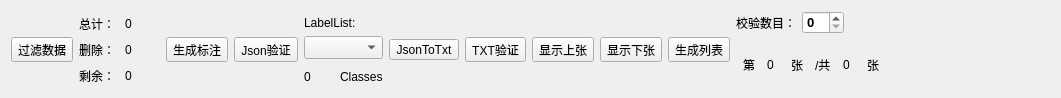
        <widget class="QWidget" name="tab_5">
         <attribute name="title">
          <string>labelme后处理</string>
         </attribute>
         <widget class="QWidget" name="layoutWidget">
          <property name="geometry">
           <rect>
            <x>11</x>
            <y>11</y>
            <width>1041</width>
            <height>78</height>
           </rect>
          </property>
          <layout class="QHBoxLayout" name="horizontalLayout_19">
           <item>
            <widget class="QToolButton" name="toolButton_filterData">
             <property name="styleSheet">
              <string notr="true"/>
             </property>
             <property name="text">
              <string>过滤数据</string>
             </property>
             <property name="icon">
              <iconset resource="toolButtonIcon.qrc">
               <normaloff>:/toolButton/static/deleteImg.png</normaloff>:/toolButton/static/deleteImg.png</iconset>
             </property>
             <property name="iconSize">
              <size>
               <width>50</width>
               <height>50</height>
              </size>
             </property>
             <property name="toolButtonStyle">
              <enum>Qt::ToolButtonTextUnderIcon</enum>
             </property>
            </widget>
           </item>
           <item>
            <layout class="QVBoxLayout" name="verticalLayout_10">
             <item>
              <layout class="QHBoxLayout" name="horizontalLayout_16">
               <item>
                <widget class="QLabel" name="label_21">
                 <property name="minimumSize">
                  <size>
                   <width>40</width>
                   <height>15</height>
                  </size>
                 </property>
                 <property name="maximumSize">
                  <size>
                   <width>40</width>
                   <height>15</height>
                  </size>
                 </property>
                 <property name="text">
                  <string>总计：</string>
                 </property>
                </widget>
               </item>
               <item>
                <widget class="QLabel" name="label_imageCountAll">
                 <property name="minimumSize">
                  <size>
                   <width>35</width>
                   <height>15</height>
                  </size>
                 </property>
                 <property name="maximumSize">
                  <size>
                   <width>35</width>
                   <height>15</height>
                  </size>
                 </property>
                 <property name="text">
                  <string>0</string>
                 </property>
                </widget>
               </item>
              </layout>
             </item>
             <item>
              <layout class="QHBoxLayout" name="horizontalLayout_17">
               <item>
                <widget class="QLabel" name="label_23">
                 <property name="minimumSize">
                  <size>
                   <width>40</width>
                   <height>15</height>
                  </size>
                 </property>
                 <property name="maximumSize">
                  <size>
                   <width>40</width>
                   <height>15</height>
                  </size>
                 </property>
                 <property name="text">
                  <string>删除：</string>
                 </property>
                </widget>
               </item>
               <item>
                <widget class="QLabel" name="label_imageDeleteCount">
                 <property name="minimumSize">
                  <size>
                   <width>35</width>
                   <height>15</height>
                  </size>
                 </property>
                 <property name="maximumSize">
                  <size>
                   <width>35</width>
                   <height>15</height>
                  </size>
                 </property>
                 <property name="text">
                  <string>0</string>
                 </property>
                </widget>
               </item>
              </layout>
             </item>
             <item>
              <layout class="QHBoxLayout" name="horizontalLayout_18">
               <item>
                <widget class="QLabel" name="label_25">
                 <property name="minimumSize">
                  <size>
                   <width>40</width>
                   <height>15</height>
                  </size>
                 </property>
                 <property name="maximumSize">
                  <size>
                   <width>40</width>
                   <height>15</height>
                  </size>
                 </property>
                 <property name="text">
                  <string>剩余：</string>
                 </property>
                </widget>
               </item>
               <item>
                <widget class="QLabel" name="label_imageSurplusCount">
                 <property name="minimumSize">
                  <size>
                   <width>35</width>
                   <height>15</height>
                  </size>
                 </property>
                 <property name="maximumSize">
                  <size>
                   <width>35</width>
                   <height>15</height>
                  </size>
                 </property>
                 <property name="text">
                  <string>0</string>
                 </property>
                </widget>
               </item>
              </layout>
             </item>
            </layout>
           </item>
           <item>
            <widget class="QToolButton" name="toolButton_generateAnnotation">
             <property name="styleSheet">
              <string notr="true"/>
             </property>
             <property name="text">
              <string>生成标注</string>
             </property>
             <property name="icon">
              <iconset resource="toolButtonIcon.qrc">
               <normaloff>:/toolButton/static/generateAnnotaton.png</normaloff>:/toolButton/static/generateAnnotaton.png</iconset>
             </property>
             <property name="iconSize">
              <size>
               <width>50</width>
               <height>50</height>
              </size>
             </property>
             <property name="toolButtonStyle">
              <enum>Qt::ToolButtonTextUnderIcon</enum>
             </property>
            </widget>
           </item>
           <item>
            <widget class="QToolButton" name="toolButton_checkFromJson">
             <property name="styleSheet">
              <string notr="true"/>
             </property>
             <property name="text">
              <string>Json验证</string>
             </property>
             <property name="icon">
              <iconset resource="toolButtonIcon.qrc">
               <normaloff>:/toolButton/static/json.png</normaloff>:/toolButton/static/json.png</iconset>
             </property>
             <property name="iconSize">
              <size>
               <width>50</width>
               <height>50</height>
              </size>
             </property>
             <property name="toolButtonStyle">
              <enum>Qt::ToolButtonTextUnderIcon</enum>
             </property>
            </widget>
           </item>
           <item>
            <layout class="QVBoxLayout" name="verticalLayout_9">
             <item>
              <layout class="QVBoxLayout" name="verticalLayout_8">
               <item>
                <widget class="QLabel" name="label_22">
                 <property name="minimumSize">
                  <size>
                   <width>72</width>
                   <height>15</height>
                  </size>
                 </property>
                 <property name="maximumSize">
                  <size>
                   <width>72</width>
                   <height>15</height>
                  </size>
                 </property>
                 <property name="text">
                  <string>LabelList:</string>
                 </property>
                </widget>
               </item>
               <item>
                <widget class="QComboBox" name="comboBox_labelList">
                 <property name="minimumSize">
                  <size>
                   <width>0</width>
                   <height>23</height>
                  </size>
                 </property>
                 <property name="maximumSize">
                  <size>
                   <width>16777215</width>
                   <height>23</height>
                  </size>
                 </property>
                </widget>
               </item>
              </layout>
             </item>
             <item>
              <layout class="QHBoxLayout" name="horizontalLayout_8">
               <item>
                <widget class="QLabel" name="label_numofClasses">
                 <property name="minimumSize">
                  <size>
                   <width>30</width>
                   <height>15</height>
                  </size>
                 </property>
                 <property name="maximumSize">
                  <size>
                   <width>50</width>
                   <height>15</height>
                  </size>
                 </property>
                 <property name="sizeIncrement">
                  <size>
                   <width>50</width>
                   <height>15</height>
                  </size>
                 </property>
                 <property name="text">
                  <string>0</string>
                 </property>
                </widget>
               </item>
               <item>
                <widget class="QLabel" name="label_24">
                 <property name="maximumSize">
                  <size>
                   <width>55</width>
                   <height>15</height>
                  </size>
                 </property>
                 <property name="sizeIncrement">
                  <size>
                   <width>55</width>
                   <height>15</height>
                  </size>
                 </property>
                 <property name="text">
                  <string>Classes</string>
                 </property>
                </widget>
               </item>
              </layout>
             </item>
            </layout>
           </item>
           <item>
            <widget class="QToolButton" name="toolButton_jsonToTxt">
             <property name="styleSheet">
              <string notr="true"/>
             </property>
             <property name="text">
              <string>JsonToTxt</string>
             </property>
             <property name="icon">
              <iconset resource="toolButtonIcon.qrc">
               <normaloff>:/toolButton/static/jsontotxt.png</normaloff>:/toolButton/static/jsontotxt.png</iconset>
             </property>
             <property name="iconSize">
              <size>
               <width>50</width>
               <height>50</height>
              </size>
             </property>
             <property name="toolButtonStyle">
              <enum>Qt::ToolButtonTextUnderIcon</enum>
             </property>
            </widget>
           </item>
           <item>
            <widget class="QToolButton" name="toolButton_checkFromTxt">
             <property name="styleSheet">
              <string notr="true"/>
             </property>
             <property name="text">
              <string>TXT验证</string>
             </property>
             <property name="icon">
              <iconset resource="toolButtonIcon.qrc">
               <normaloff>:/toolButton/static/txt.png</normaloff>:/toolButton/static/txt.png</iconset>
             </property>
             <property name="iconSize">
              <size>
               <width>50</width>
               <height>50</height>
              </size>
             </property>
             <property name="toolButtonStyle">
              <enum>Qt::ToolButtonTextUnderIcon</enum>
             </property>
            </widget>
           </item>
           <item>
            <widget class="QToolButton" name="toolButton_checkLastImg">
             <property name="styleSheet">
              <string notr="true"/>
             </property>
             <property name="text">
              <string>显示上张</string>
             </property>
             <property name="icon">
              <iconset resource="toolButtonIcon.qrc">
               <normaloff>:/toolButton/static/last.png</normaloff>:/toolButton/static/last.png</iconset>
             </property>
             <property name="iconSize">
              <size>
               <width>50</width>
               <height>50</height>
              </size>
             </property>
             <property name="toolButtonStyle">
              <enum>Qt::ToolButtonTextUnderIcon</enum>
             </property>
            </widget>
           </item>
           <item>
            <widget class="QToolButton" name="toolButton_checkNextImg">
             <property name="styleSheet">
              <string notr="true"/>
             </property>
             <property name="text">
              <string>显示下张</string>
             </property>
             <property name="icon">
              <iconset resource="toolButtonIcon.qrc">
               <normaloff>:/toolButton/static/next.png</normaloff>:/toolButton/static/next.png</iconset>
             </property>
             <property name="iconSize">
              <size>
               <width>50</width>
               <height>50</height>
              </size>
             </property>
             <property name="toolButtonStyle">
              <enum>Qt::ToolButtonTextUnderIcon</enum>
             </property>
            </widget>
           </item>
           <item>
            <widget class="QToolButton" name="toolButton_generateImgList">
             <property name="styleSheet">
              <string notr="true"/>
             </property>
             <property name="text">
              <string>生成列表</string>
             </property>
             <property name="icon">
              <iconset resource="toolButtonIcon.qrc">
               <normaloff>:/toolButton/static/generateImgList.png</normaloff>:/toolButton/static/generateImgList.png</iconset>
             </property>
             <property name="iconSize">
              <size>
               <width>50</width>
               <height>50</height>
              </size>
             </property>
             <property name="toolButtonStyle">
              <enum>Qt::ToolButtonTextUnderIcon</enum>
             </property>
            </widget>
           </item>
           <item>
            <layout class="QVBoxLayout" name="verticalLayout_2">
             <item>
              <layout class="QHBoxLayout" name="horizontalLayout_2">
               <item>
                <widget class="QLabel" name="label_2">
                 <property name="text">
                  <string>校验数目：</string>
                 </property>
                </widget>
               </item>
               <item>
                <widget class="QSpinBox" name="spinBox_allcheck">
                 <property name="minimumSize">
                  <size>
                   <width>42</width>
                   <height>0</height>
                  </size>
                 </property>
                 <property name="maximumSize">
                  <size>
                   <width>35</width>
                   <height>23</height>
                  </size>
                 </property>
                 <property name="font">
                  <font>
                   <pointsize>10</pointsize>
                   <weight>75</weight>
                   <bold>true</bold>
                  </font>
                 </property>
                </widget>
               </item>
               <item>
                <spacer name="horizontalSpacer_3">
                 <property name="orientation">
                  <enum>Qt::Horizontal</enum>
                 </property>
                 <property name="sizeHint" stdset="0">
                  <size>
                   <width>40</width>
                   <height>20</height>
                  </size>
                 </property>
                </spacer>
               </item>
              </layout>
             </item>
             <item>
              <layout class="QHBoxLayout" name="horizontalLayout">
               <property name="spacing">
                <number>1</number>
               </property>
               <item>
                <widget class="QLabel" name="label">
                 <property name="minimumSize">
                  <size>
                   <width>16</width>
                   <height>0</height>
                  </size>
                 </property>
                 <property name="maximumSize">
                  <size>
                   <width>16</width>
                   <height>16777215</height>
                  </size>
                 </property>
                 <property name="text">
                  <string>第</string>
                 </property>
                </widget>
               </item>
               <item>
                <widget class="QLabel" name="label_checkImgIndex">
                 <property name="minimumSize">
                  <size>
                   <width>16</width>
                   <height>0</height>
                  </size>
                 </property>
                 <property name="maximumSize">
                  <size>
                   <width>16</width>
                   <height>16777215</height>
                  </size>
                 </property>
                 <property name="text">
                  <string>0</string>
                 </property>
                </widget>
               </item>
               <item>
                <widget class="QLabel" name="label_3">
                 <property name="minimumSize">
                  <size>
                   <width>16</width>
                   <height>0</height>
                  </size>
                 </property>
                 <property name="maximumSize">
                  <size>
                   <width>16</width>
                   <height>16777215</height>
                  </size>
                 </property>
                 <property name="text">
                  <string>张</string>
                 </property>
                </widget>
               </item>
               <item>
                <widget class="QLabel" name="label_4">
                 <property name="minimumSize">
                  <size>
                   <width>20</width>
                   <height>0</height>
                  </size>
                 </property>
                 <property name="maximumSize">
                  <size>
                   <width>20</width>
                   <height>16777215</height>
                  </size>
                 </property>
                 <property name="text">
                  <string>/共</string>
                 </property>
                </widget>
               </item>
               <item>
                <widget class="QLabel" name="label_num_of_allcheck">
                 <property name="minimumSize">
                  <size>
                   <width>16</width>
                   <height>0</height>
                  </size>
                 </property>
                 <property name="maximumSize">
                  <size>
                   <width>16</width>
                   <height>16777215</height>
                  </size>
                 </property>
                 <property name="text">
                  <string>0</string>
                 </property>
                </widget>
               </item>
               <item>
                <widget class="QLabel" name="label_6">
                 <property name="minimumSize">
                  <size>
                   <width>16</width>
                   <height>0</height>
                  </size>
                 </property>
                 <property name="maximumSize">
                  <size>
                   <width>16</width>
                   <height>16777215</height>
                  </size>
                 </property>
                 <property name="text">
                  <string>张</string>
                 </property>
                </widget>
               </item>
              </layout>
             </item>
            </layout>
           </item>
           <item>
            <spacer name="horizontalSpacer">
             <property name="orientation">
              <enum>Qt::Horizontal</enum>
             </property>
             <property name="sizeHint" stdset="0">
              <size>
               <width>40</width>
               <height>20</height>
              </size>
             </property>
            </spacer>
           </item>
          </layout>
         </widget>
        </widget>
